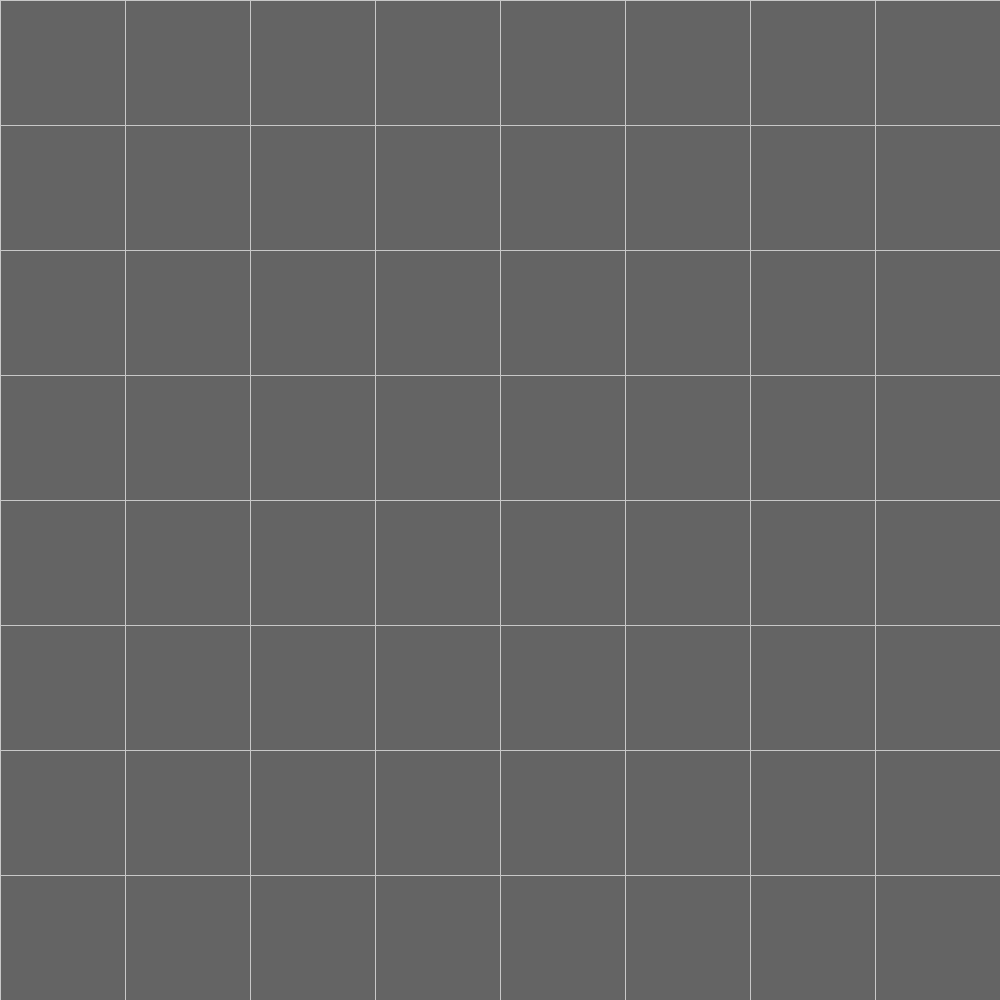
Frame 1 (no input)
Frame 60 (the mouse pressed at the canvas centre just before this capture): identical to frame 1, image omitted
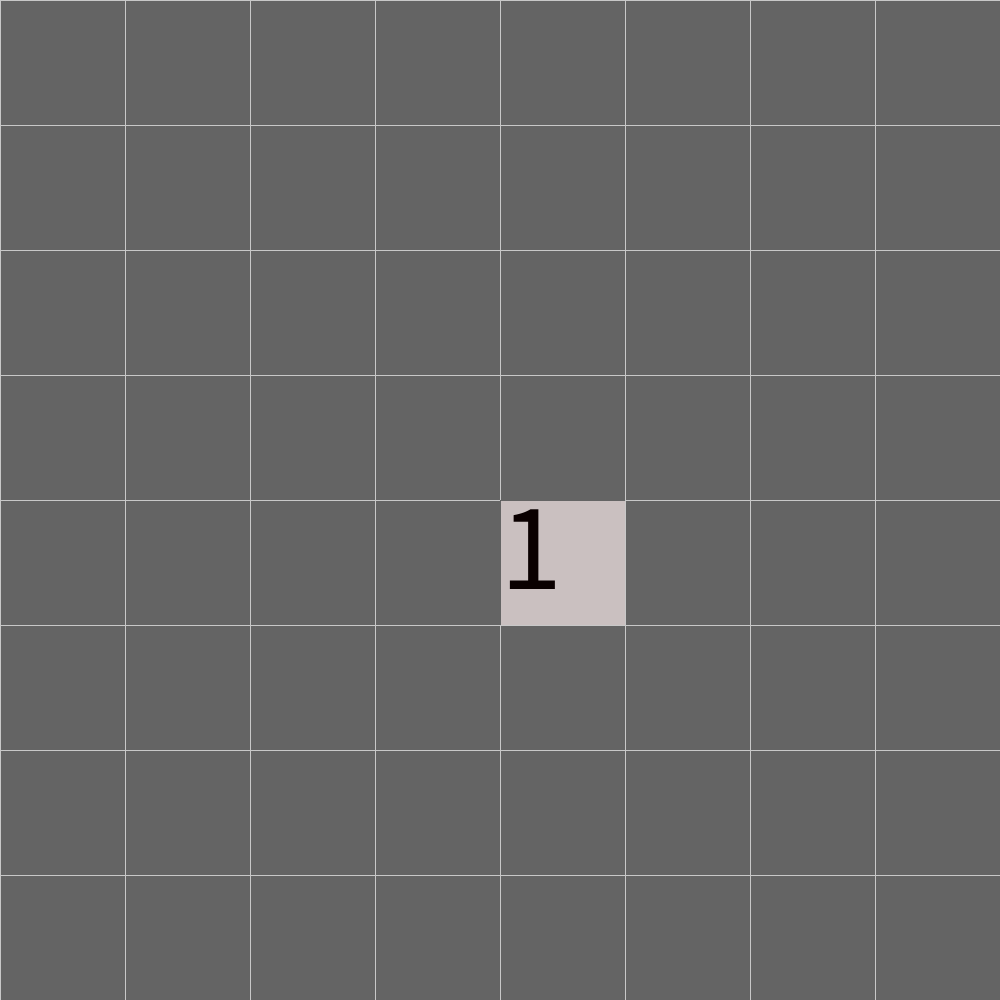
Frame 120 (the mouse held since frame 60 and released just before this capture)

The Processing sketch that drew these frames (run headless with seeded random() and noise(); from frame 60 on, the mouse is pressed at the canvas centre):

// Processing sketch: minesweeper
// ── minesweeper.pde
float scl = 1000/8;
int numMines = 8;

boolean lost = false;
boolean win = false;
boolean first = true;
boolean mouse = false;
boolean right = false;
boolean left = false;
boolean wrongFlag = false;
int numFlagged = 0;

int[][] neighbours;
boolean[][] flagged;
boolean[][] mine;
boolean[][] checked;

void setup(){
  size(1000,1000);
  neighbours = new int[round(width/scl)][round(height/scl)];
  flagged = new boolean[round(width/scl)][round(height/scl)];
  mine = new boolean[round(width/scl)][round(height/scl)];
  checked = new boolean[round(width/scl)][round(height/scl)];
  for(int x = 0;x < neighbours.length;x++){
    for(int y = 0;y < neighbours[x].length;y++){
      neighbours[x][y] = 0;
      checked[x][y] = false;
      mine[x][y] = false;
      flagged[x][y] = false;
    }
  }
  for(int i = 0;i < numMines;i++){
    int x = round(random(mine.length-1));
    int y = round(random(mine[x].length-1));
    if(mine[x][y]){
      i--;
    }else{
      mine[x][y] = true;
      if(x != 0){
        neighbours[x-1][y]++;
        if(y != 0){
          neighbours[x-1][y-1]++;
        }
        if(y != neighbours.length-1){
          neighbours[x-1][y+1]++;
        }
      }
      if(x != neighbours.length-1){
        neighbours[x+1][y]++;
        if(y != 0){
          neighbours[x+1][y-1]++;
        }
        if(y != neighbours.length-1){
          neighbours[x+1][y+1]++;
        }
      }
      if(y != 0){
        neighbours[x][y-1]++;
      }
      if(y != neighbours.length-1){
        neighbours[x][y+1]++;
      }
    }
  }
}
void draw() {
  background(200);
  if(lost){
    for(int x = 0;x < neighbours.length;x++){
      for(int y = 0;y < neighbours[x].length;y++){
        checked[x][y] = true;
      }
    }
  }
  for(int x = 0;x < neighbours.length;x++){
    for(int y = 0;y < neighbours[x].length;y++){
      if(checked[x][y]&&neighbours[x][y] == 0){
        if(x != 0){
          checked[x-1][y] = true;
          if(y != 0){
            checked[x-1][y-1] = true;
          }
          if(y != neighbours.length-1){
            checked[x-1][y+1] = true;
          }
        }
        if(x != neighbours.length-1){
          checked[x+1][y] = true;
          if(y != 0){
            checked[x+1][y-1] = true;
          }
          if(y != neighbours.length-1){
            checked[x+1][y+1] = true;
          }
        }
        if(y != 0){
          checked[x][y-1] = true;
        }
        if(y != neighbours.length-1){
          checked[x][y+1] = true;
        }
      }
      if(mine[x][y]&&flagged[x][y]){
        numFlagged++;
      }
      if(!mine[x][y]&&flagged[x][y]){
        wrongFlag = true;
      }
      if(mine[x][y]&&!flagged[x][y]){
        noStroke();
        fill(0);
        ellipse(x*scl+scl/2,y*scl+scl/2,scl/2,scl/2);
      }else if(neighbours[x][y] != 0&&!flagged[x][y]){
        textAlign(LEFT,TOP);
        textSize(scl);
        fill(0);
        text(neighbours[x][y],x*scl,y*scl);
      }
      if(!checked[x][y]||flagged[x][y]){
        stroke(200);
        fill(100);
        rect(x*scl,y*scl,scl,scl);
      }else{
        stroke(100);
        fill(255,0,0,10);
        rect(x*scl,y*scl,scl,scl);
      }
      if(flagged[x][y]){
        noStroke();
        fill(255,0,0);
        ellipse(x*scl+scl/2,y*scl+scl/2,scl/2,scl/2);
      }
    }
  }
  println(wrongFlag,numFlagged,numMines);
  if(!wrongFlag&&numFlagged == numMines){
    win = true;
  }else{
    numFlagged = 0;
    wrongFlag = false;
  }
  stroke(0);
  fill(0);
  if(mouse&&!lost){
    int indexX = floor(mouseX/scl);
    int indexY = floor(mouseY/scl);
    if(indexX >= round(width/scl)){
      indexX = 49;
    }
    if(indexY >= round(height/scl)){
      indexY = 49;
    }
    if(indexX <= -1){
      indexX = 0;
    }
    if(indexY <= -1){
      indexY = 0;
    }
    if((mouseButton == RIGHT)){
      
    }else if(!flagged[indexX][indexY]){
      checked[indexX][indexY] = true;
      if(first){
        if(mine[indexX][indexY]){
          if(indexX != 0){
            neighbours[indexX-1][indexY]--;
            if(indexY != 0){
              neighbours[indexX-1][indexY-1]--;
            }
            if(indexY != neighbours.length-1){
              neighbours[indexX-1][indexY+1]--;
            }
          }
          if(indexX != neighbours.length-1){
            neighbours[indexX+1][indexY]--;
            if(indexY != 0){
              neighbours[indexX+1][indexY-1]--;
            }
            if(indexY != neighbours.length-1){
              neighbours[indexX+1][indexY+1]--;
            }
          }
          if(indexY != 0){
            neighbours[indexX][indexY-1]--;
          }
          if(indexY != neighbours.length-1){
            neighbours[indexX][indexY+1]--;
          }
        }
        mine[indexX][indexY] = false;
        first = !first;
      }
      if(mine[indexX][indexY]){
        lost = true;
      }
    }
  }
  println(win);
  if(win){
    fill(0);
    textSize(200);
    textAlign(CENTER,CENTER);
    text("You WIN",width/2,height/2);
  }
}
void mousePressed(){
  mouse = true;
}
void mouseReleased(){
  mouse = false;
  int indexX = floor(mouseX/scl);
  int indexY = floor(mouseY/scl);
  if(indexX >= round(width/scl)){
    indexX = 49;
  }
  if(indexY >= round(height/scl)){
    indexY = 49;
  }
  if(indexX <= -1){
    indexX = 0;
  }
  if(indexY <= -1){
    indexY = 0;
  }
  if(mouseButton == RIGHT){
    flagged[indexX][indexY] = !flagged[indexX][indexY];
  }
}
